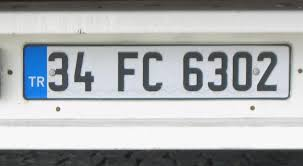
#> input picture ImagePreprocessing/Images/licenceplate_turkish.jpg, 303 x 166 px, found by its file name
$ python AdaptiveThresholding.py
#> lines starting #> are read from the running program, lines starting #| are printed output that depends on the picture; after the words box and inside, x2 and y2 are one past the last pixel; in counts of white or black regions, pixels touching at a corner belong together
#Adaptive Thresholding is a method where the threshold value for each pixel is adjusted based
#on the local neighborhood of the pixel, rather than using a fixed global threshold.

import cv2 as cv
import numpy as np
from matplotlib import pyplot as plt

img = cv.imread('C:/Users/serha/PycharmProjects/YOLO/ImagePreprocessing/Images/licenceplate_turkish.jpg', cv.IMREAD_GRAYSCALE)
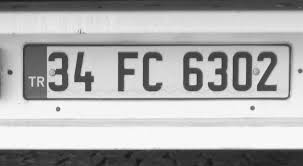
#> img: shape (166, 303); min 21, max 255, mean 175.8
assert img is not None, "file could not be read, check with os.path.exists()"
img = cv.medianBlur(img, 5)
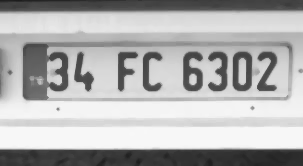
#> img: shape (166, 303); min 28, max 248, mean 177.3

ret, th1 = cv.threshold(img, 127, 255, cv.THRESH_BINARY)
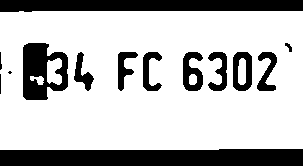
#> th1: shape (166, 303); 74.3% white; 14 black regions (1 under 20 px), largest, box (x1, y1, x2, y2) and area: (0, 149, 303, 166) 4932, (0, 0, 303, 12) 3360, (23, 43, 68, 100) 1716
th2 = cv.adaptiveThreshold(img, 255, cv.ADAPTIVE_THRESH_MEAN_C,\
                           cv.THRESH_BINARY, 11, 2)
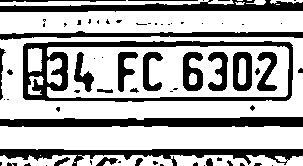
#> th2: shape (166, 303); 68.1% white; 70 black regions (44 under 20 px), largest, box (x1, y1, x2, y2) and area: (23, 41, 293, 102) 3621, (0, 117, 303, 127) 2582, (0, 149, 303, 166) 2295
th3 = cv.adaptiveThreshold(img, 255, cv.ADAPTIVE_THRESH_GAUSSIAN_C,\
                           cv.THRESH_BINARY, 11, 2)
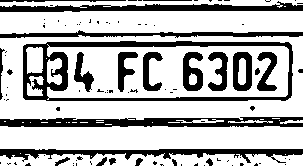
#> th3: shape (166, 303); 71.9% white; 97 black regions (74 under 20 px), largest, box (x1, y1, x2, y2) and area: (23, 41, 293, 101) 3313, (0, 117, 303, 127) 2224, (0, 149, 303, 163) 1815

titles = ['Original Image', 'Global Thresholding (v = 127)',
          'Adaptive Mean Thresholding', 'Adaptive Gaussian Thresholding']
images = [img, th1, th2, th3]

for i in range(4):
    plt.subplot(2, 2, i + 1), plt.imshow(images[i], 'gray')
    plt.title(titles[i])
    plt.xticks([]), plt.yticks([])
plt.show()
